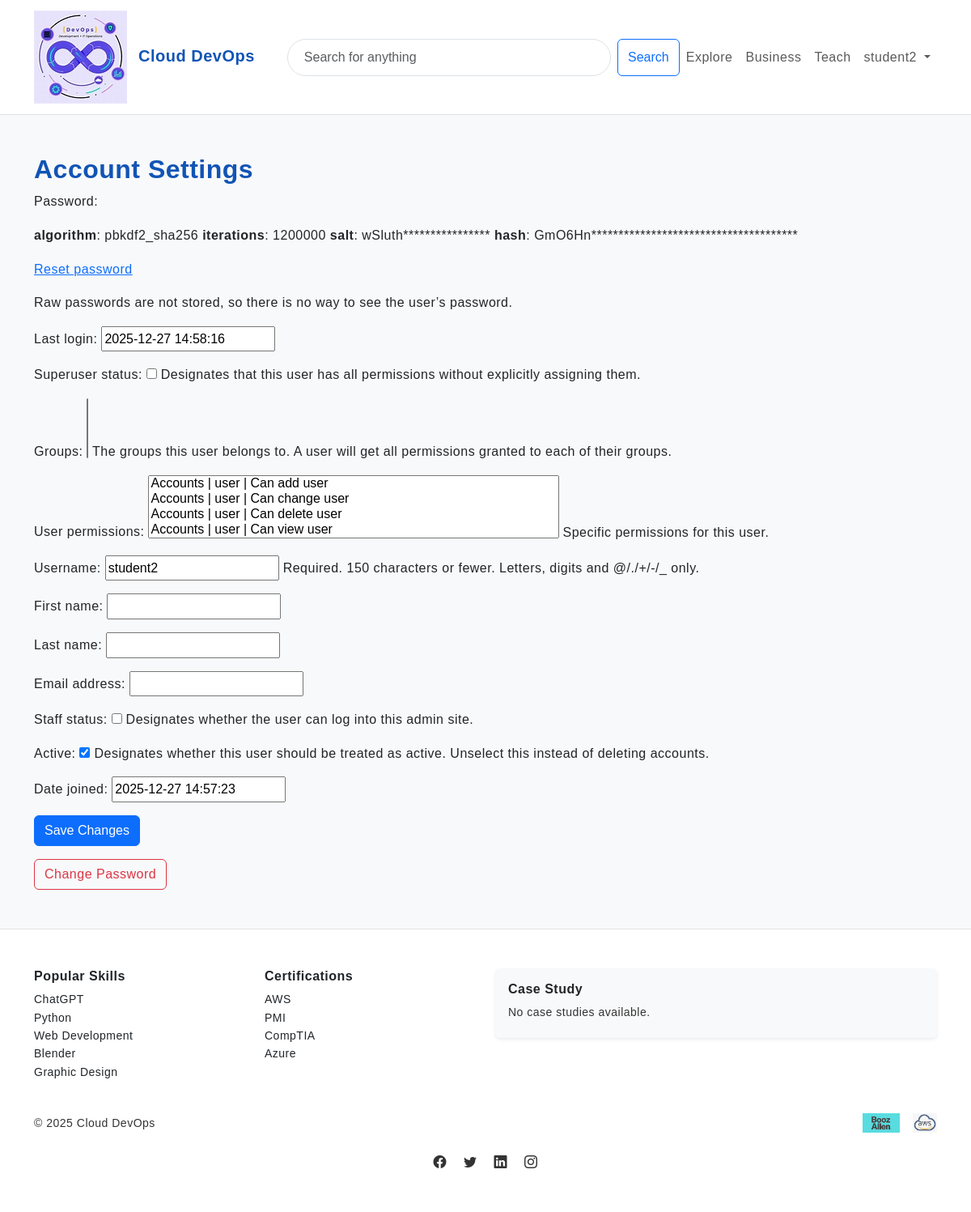
Before: /accounts/settings/ (signed in) with the older database file.
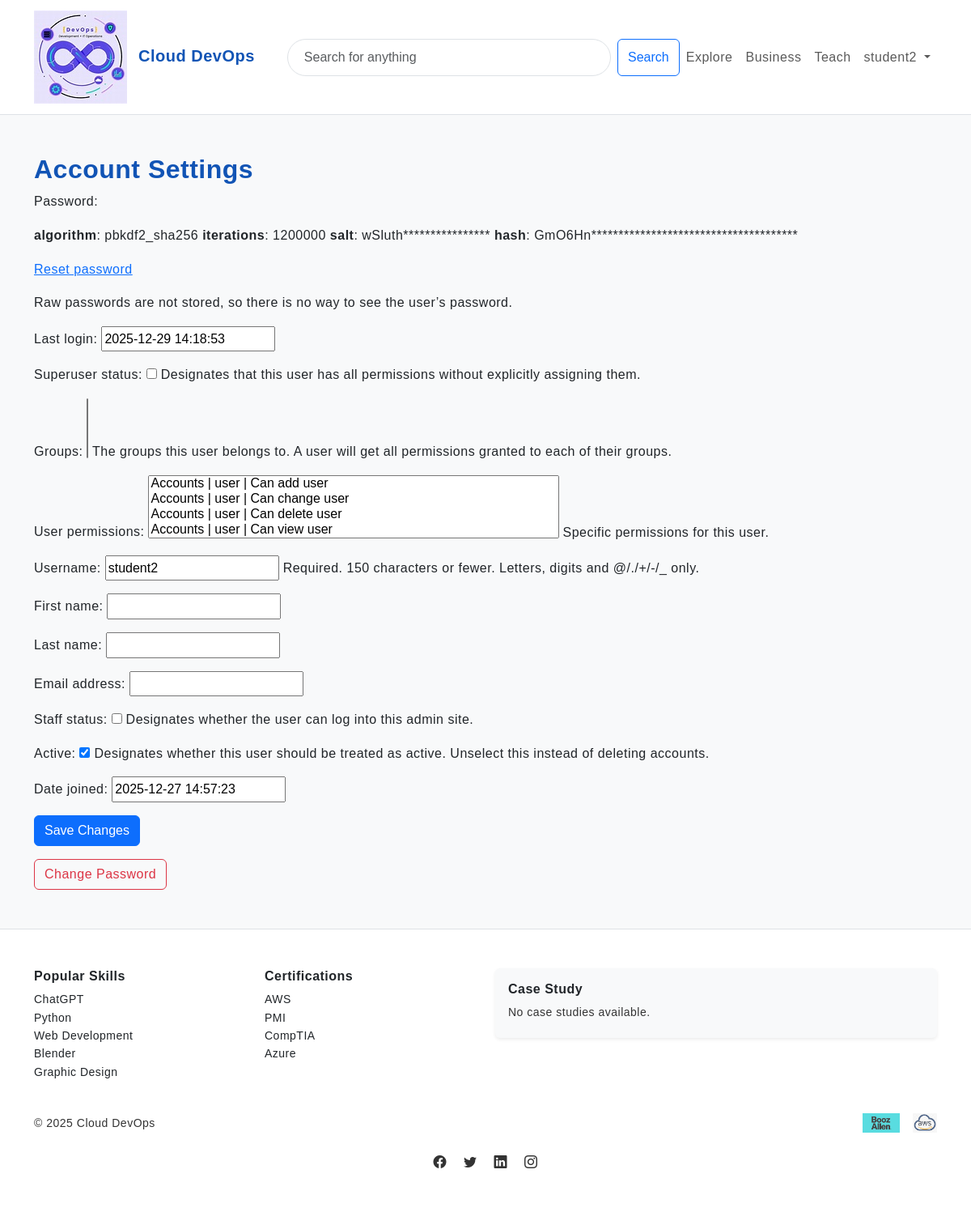
After: the same page with the newer database file.
### accounts/models.py (models this page shows, shortened)
class CustomUser(AbstractUser):
    is_instructor = models.BooleanField(default=False)
    objects = CustomUserManager()

### accounts/views.py (the view)
# urls.py: path("settings/", settings_view, name="settings"),
@login_required
def settings_view(request):
    if request.method == "POST":
        form = UserChangeForm(request.POST, instance=request.user)
        if form.is_valid():
            form.save()
            return redirect("accounts:profile")
    else:
        form = UserChangeForm(instance=request.user)
    return render(request, "accounts/settings.html", {"form": form})

### accounts/templates/accounts/settings.html (shortened to what this page needs)
{% extends "core/base.html" %}
{% load static %}
{% block content %}
<div class="container py-5">
  <h2 class="fw-bold">Account Settings</h2>
  <form method="POST">
    {{ form.as_p }}
    <button type="submit" class="btn btn-primary">Save Changes</button>
  </form>
  <a href="{% url 'accounts:change_password' %}" class="btn btn-outline-danger mt-3">
  Change Password
</a>
</div>
{% endblock %}

### core/templates/core/partials/navbar.html (shortened to what this page needs)
{% load static %}
<nav class="navbar navbar-expand-lg navbar-light bg-white border-bottom sticky-top">
  <div class="container">
    <a class="navbar-brand fw-bold text-primary" href="{% url 'core:home' %}">
      <img src="{% static 'core/img/logo.jpg' %}" alt="Cloud DevOps" height="30" class="me-2 img-fluid">
      Cloud DevOps
    </a>
    <div id="mainNav" class="collapse navbar-collapse">
      <form class="d-flex ms-lg-4 flex-grow-1" role="search">
        <input class="form-control me-2" type="search" placeholder="Search for anything" aria-label="Search">
        <button class="btn btn-outline-primary" type="submit">Search</button>
      </form>
      <ul class="navbar-nav ms-auto">
        <li class="nav-item">
          <a class="nav-link" href="{% url 'courses:catalog' %}">Explore</a>
        </li>
        <li class="nav-item">
          <a class="nav-link" href="{% url 'core:business' %}">Business</a>
        </li>
        <li class="nav-item">
          <a class="nav-link" href="{% url 'core:teach' %}">Teach</a>
        </li>
        {% if user.is_authenticated %}
          <li class="nav-item dropdown">
            <a class="nav-link dropdown-toggle" href="#" id="userMenu" role="button" data-bs-toggle="dropdown" aria-expanded="false">
              {{ user.username }}
            </a>
          </li>
        {% endif %}
      </ul>
    </div>
  </div>
</nav>

Changed rows visible on the page:
changed CustomUser "student2": last_login "2025-12-27 14:58:16" → "2025-12-29 14:18:53"
